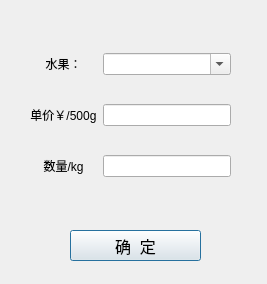
<?xml version="1.0" encoding="UTF-8"?>
<ui version="4.0">
 <class>DialogSaleItem</class>
 <widget class="QDialog" name="DialogSaleItem">
  <property name="geometry">
   <rect>
    <x>0</x>
    <y>0</y>
    <width>267</width>
    <height>284</height>
   </rect>
  </property>
  <property name="windowTitle">
   <string>Dialog</string>
  </property>
  <widget class="QWidget" name="gridLayoutWidget">
   <property name="geometry">
    <rect>
     <x>30</x>
     <y>30</y>
     <width>201</width>
     <height>171</height>
    </rect>
   </property>
   <layout class="QGridLayout" name="gridLayout_2">
    <item row="0" column="0">
     <widget class="QLabel" name="lb_name">
      <property name="text">
       <string>水果：</string>
      </property>
      <property name="alignment">
       <set>Qt::AlignCenter</set>
      </property>
     </widget>
    </item>
    <item row="1" column="0">
     <widget class="QLabel" name="lb_price">
      <property name="text">
       <string>单价￥/500g</string>
      </property>
      <property name="alignment">
       <set>Qt::AlignCenter</set>
      </property>
     </widget>
    </item>
    <item row="1" column="1">
     <widget class="QLineEdit" name="le_price"/>
    </item>
    <item row="0" column="1">
     <widget class="QComboBox" name="comboBox">
      <property name="editable">
       <bool>true</bool>
      </property>
     </widget>
    </item>
    <item row="2" column="0">
     <widget class="QLabel" name="lb_num">
      <property name="text">
       <string>数量/kg</string>
      </property>
      <property name="alignment">
       <set>Qt::AlignCenter</set>
      </property>
     </widget>
    </item>
    <item row="2" column="1">
     <widget class="QLineEdit" name="le_num"/>
    </item>
   </layout>
  </widget>
  <widget class="QPushButton" name="btn_comfirm">
   <property name="geometry">
    <rect>
     <x>70</x>
     <y>230</y>
     <width>131</width>
     <height>31</height>
    </rect>
   </property>
   <property name="font">
    <font>
     <pointsize>12</pointsize>
    </font>
   </property>
   <property name="text">
    <string>确  定</string>
   </property>
  </widget>
 </widget>
 <resources/>
 <connections/>
</ui>
